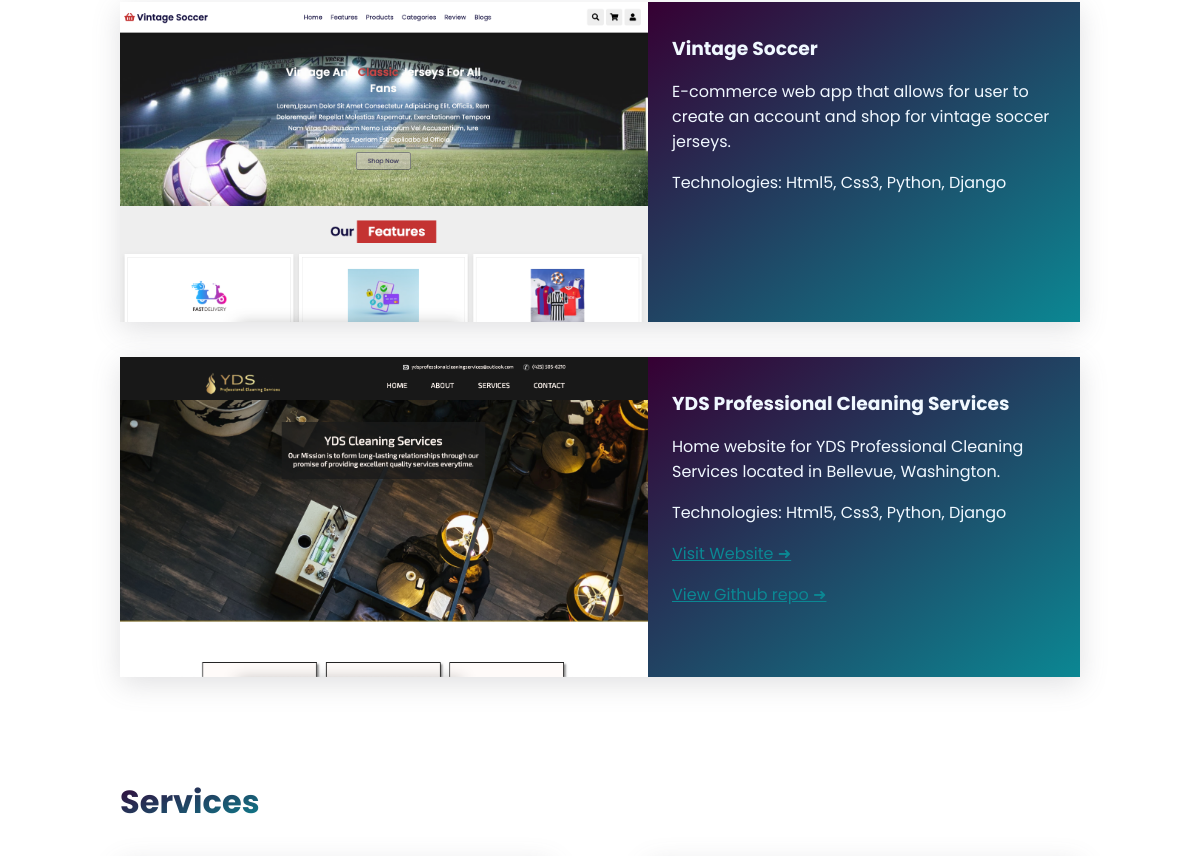
Before: / (middle part) with the older database file.
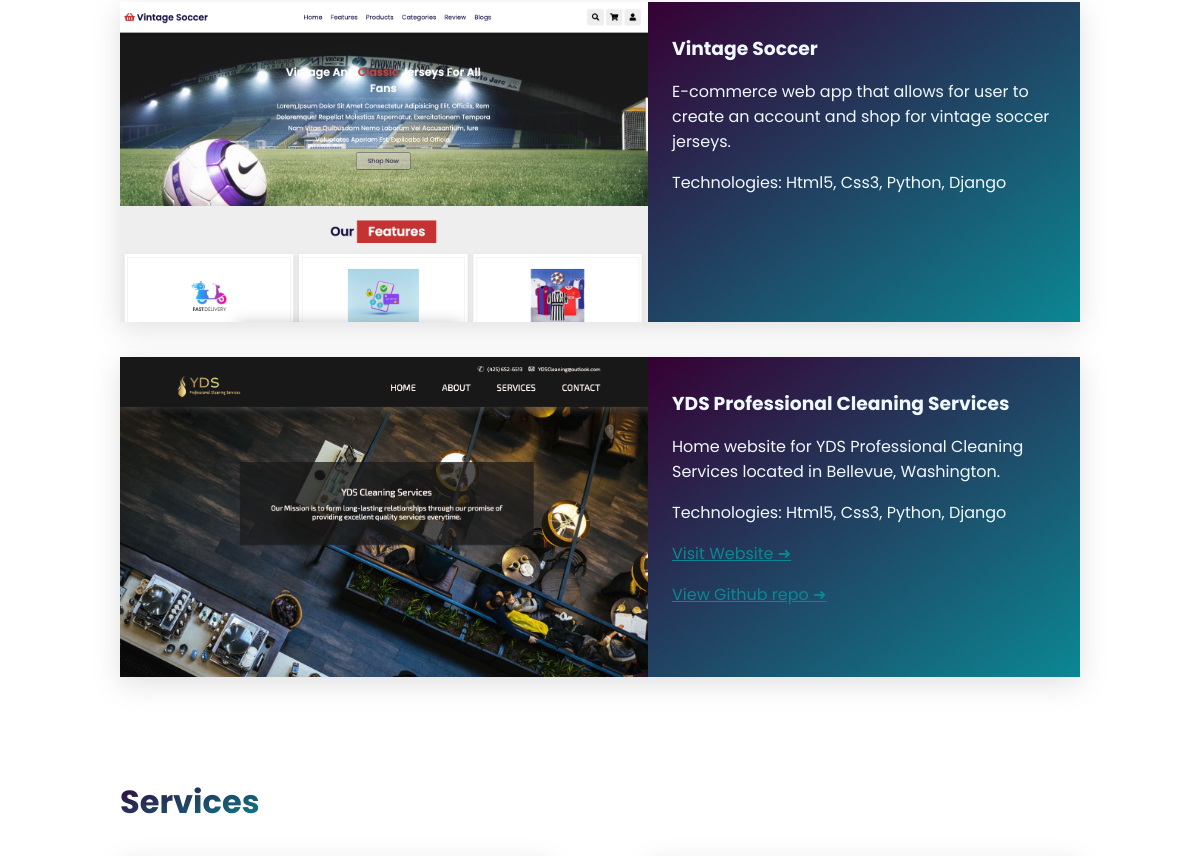
After: the same page with the newer database file.
### portfolio/models.py (models this page shows, shortened)
class Project(models.Model):
    title = models.CharField(max_length=100)
    description = models.CharField(max_length=400)
    technologies = models.CharField(max_length=250, default='Python')
    image = models.ImageField(upload_to='portfolio/images/', blank=True)
    github_repo_url = models.URLField(null=True)
    website_url = models.URLField(null=True)

### portfolio/views.py (the view)
# urls.py: 2. Add a URL to urlpatterns:  path('', views.home, name='home')
def home(request):
    projects = Project.objects.all()
    skills = Skill.objects.all()
    services = Service.objects.all()
    return render(request, 'portfolio/index.html', {'projects':projects, 'skills':skills, 'services':services})

### portfolio/templates/portfolio/index.html (shortened to what this page needs)
{% extends 'portfolio/base.html' %}
{% block content %}
{% load static %}
<section id="projects" class="Projects">
    <div class="project-container">
        {% for project in projects %}
        <div class="project" data-aos="fade-up" data-aos-duration="1000">
            <img class="image" src="{{ project.image.url }}" alt="">
            <div class="project-cont">
                <h3>{{ project.title }}</h3>
                <p>{{ project.description }}</p>
                <p><span class="technologies">Technologies:</span> {{ project.technologies }}</p>
                {% if project.website_url is not None %}
                <a href="{{ project.website_url }}">Visit Website &#10140;</a>
                {% endif %}
                {% if project.website_url is not None %}
                <a href="{{ project.github_repo_url }}">View Github repo &#10140;</a>
                {% endif %}
            </div>
        </div>
        {% endfor %}
    </div>
</section>
<section class="Services">
    <h2 data-aos="fade-up" data-aos-duration="1000">Services</h2>
</section>
{% endblock %}

### portfolio/templates/portfolio/base.html (shortened to what this page needs)
<!DOCTYPE html>
<html lang="en">
<head>
    {% load static %}
    <link rel="stylesheet" type="text/css" href="{% static 'portfolio/style.css' %}">
    <link href="https://unpkg.com/aos@2.3.1/dist/aos.css" rel="stylesheet">
</head>
<body>
    {% load static %}
    <div class="body">
    {% block content %}{% endblock %}
    </div>
</body>
</html>

### portfolio/static/portfolio/style.css (style rules this page uses)
* { margin: 0px; padding: 0px; box-sizing: border-box; clear: both }
:root { --primary: 'Poppins', sans-serif; --secondary: 'Poppins', sans-serif; --buttons: linear-gradient(to bottom right, #360033, #0b8793); --secondary-button: linear-gradient(to right, #434343 0%, black 100%); }
html { scroll-behavior: smooth; }
.About, .Projects, .contact-container, .Skills, .Services { width: min(80vw, 1200px); }
.About, .Skills, .Services { display: flex; flex-direction: column; margin: auto; font-family: var(--primary); font-size: 1rem; min-height: fit-content; width: min(80vw, 1000px); }
.Projects { display: -webkit-flex; display: flex; -webkit-flex-direction: column; flex-direction: column; padding: 13px 0; margin: 0 auto; width: min(80vw, 1000px); }
.Services h2 { justify-content: flex-start; margin-bottom: 2rem; width: fit-content; margin-top: 7.5%; }
.project-container { display: -webkit-flex; display: flex; width: 100%; margin: 1rem 0; flex-wrap: wrap; gap: 2.2rem 0; }
.project { position: relative; display: flex; flex-direction: row; height: 20rem; border-radius: 2px; box-shadow: rgba(100, 100, 111, 0.2) 0px 7px 29px 0px; transition: .1s; width: 100%; }
.project-cont { background: var(--buttons); display: flex; flex-direction: column; height: 100%; width: 45%; padding-top: 1rem; }
.project .image { height: 100%; width: 55%; object-fit: cover; }
.project h3, .project p, .project a { margin: 0 1.5rem; padding-top: 1rem; font-family: var(--primary); color: aliceblue; }
.project a { color: #0b8793; }
.About h2, .Projects h2, .Skills h2, .Services h2, .skill-cont p { background: var(--buttons); background-clip: text; -webkit-background-clip: text; -webkit-text-fill-color: transparent; }
.About h2, .Projects h2, .Skills h2, .Services h2 { font-size: xx-large; }

Changed rows visible on the page:
changed Project "YDS Professional Cleaning Services": image: a different picture
